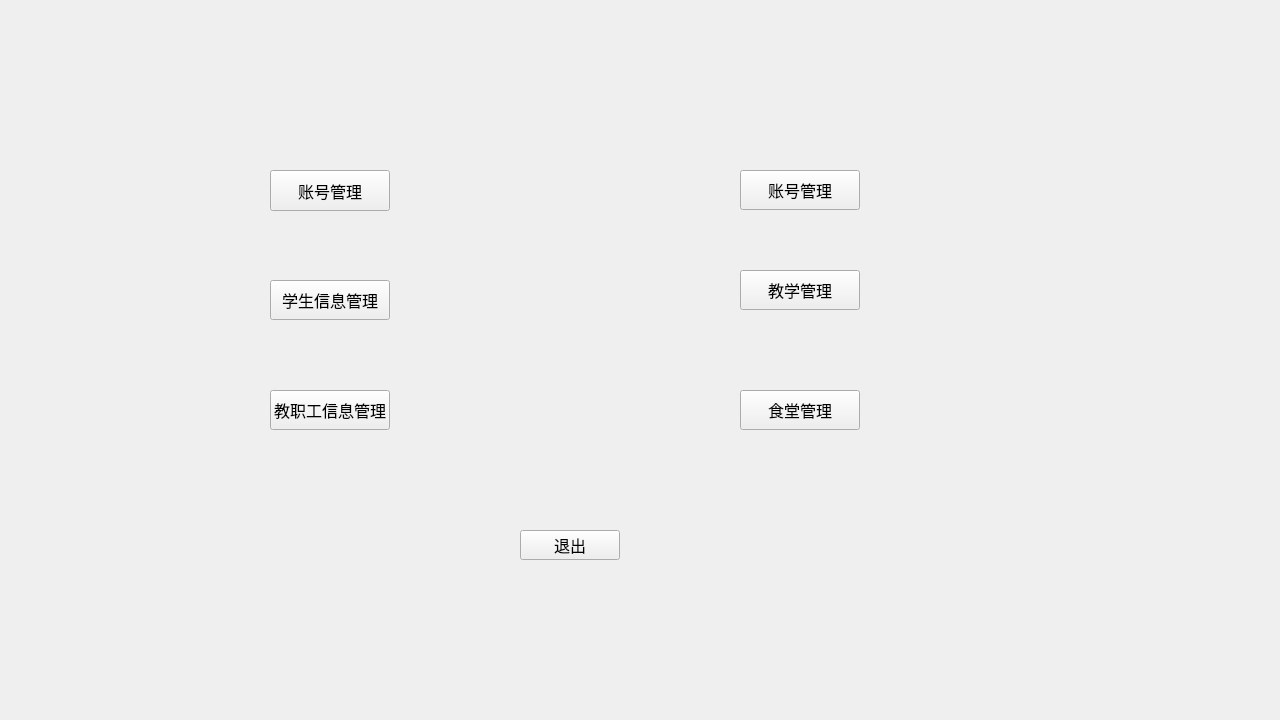
<?xml version="1.0" encoding="UTF-8"?>
<ui version="4.0">
 <class>Form</class>
 <widget class="QWidget" name="Form">
  <property name="windowModality">
   <enum>Qt::ApplicationModal</enum>
  </property>
  <property name="geometry">
   <rect>
    <x>0</x>
    <y>0</y>
    <width>1280</width>
    <height>720</height>
   </rect>
  </property>
  <property name="font">
   <font>
    <pointsize>12</pointsize>
   </font>
  </property>
  <property name="windowTitle">
   <string>基于ChatGPT的幼儿园管理系统</string>
  </property>
  <property name="styleSheet">
   <string notr="true">QLineEdit{
	border:0px; margin:10px;
     margin-left:50px;
     margin-right:50px;
     border-bottom: 2px solid #B3B3B3;
     font-family: &quot;Microsoft Yahei&quot;;
     font-size:    20px;
     font-wight: blod;
}

QLineEdit:Focus{
    border-bottom: 3px soild  #E680BD
}</string>
  </property>
  <widget class="QPushButton" name="User_Manager">
   <property name="geometry">
    <rect>
     <x>270</x>
     <y>170</y>
     <width>120</width>
     <height>41</height>
    </rect>
   </property>
   <property name="text">
    <string>账号管理</string>
   </property>
  </widget>
  <widget class="QPushButton" name="Student_Manager">
   <property name="geometry">
    <rect>
     <x>270</x>
     <y>280</y>
     <width>120</width>
     <height>40</height>
    </rect>
   </property>
   <property name="text">
    <string>学生信息管理</string>
   </property>
  </widget>
  <widget class="QPushButton" name="Teacher_Manager">
   <property name="geometry">
    <rect>
     <x>270</x>
     <y>390</y>
     <width>120</width>
     <height>40</height>
    </rect>
   </property>
   <property name="text">
    <string>教职工信息管理</string>
   </property>
  </widget>
  <widget class="QPushButton" name="Canteen_Manager">
   <property name="geometry">
    <rect>
     <x>740</x>
     <y>390</y>
     <width>120</width>
     <height>40</height>
    </rect>
   </property>
   <property name="text">
    <string>食堂管理</string>
   </property>
  </widget>
  <widget class="QPushButton" name="Things_Manager">
   <property name="geometry">
    <rect>
     <x>740</x>
     <y>170</y>
     <width>120</width>
     <height>40</height>
    </rect>
   </property>
   <property name="text">
    <string>账号管理</string>
   </property>
  </widget>
  <widget class="QPushButton" name="Teach_Manager">
   <property name="geometry">
    <rect>
     <x>740</x>
     <y>270</y>
     <width>120</width>
     <height>40</height>
    </rect>
   </property>
   <property name="text">
    <string>教学管理</string>
   </property>
  </widget>
  <widget class="QPushButton" name="Exit">
   <property name="geometry">
    <rect>
     <x>520</x>
     <y>530</y>
     <width>100</width>
     <height>30</height>
    </rect>
   </property>
   <property name="text">
    <string>退出</string>
   </property>
  </widget>
 </widget>
 <resources/>
 <connections/>
</ui>
